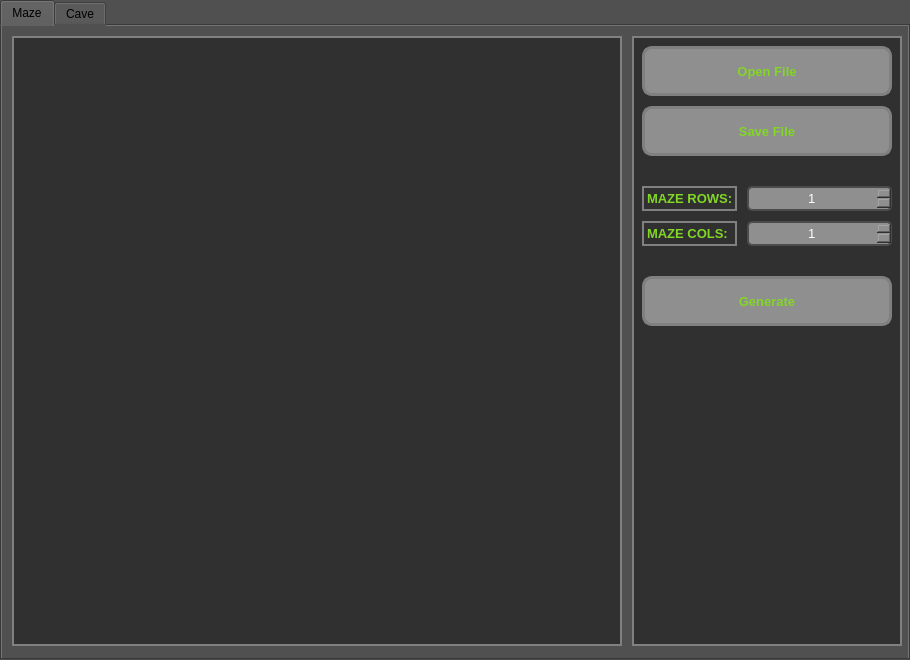
<?xml version="1.0" encoding="UTF-8"?>
<ui version="4.0">
 <class>MazeView</class>
 <widget class="QMainWindow" name="MazeView">
  <property name="geometry">
   <rect>
    <x>0</x>
    <y>0</y>
    <width>910</width>
    <height>660</height>
   </rect>
  </property>
  <property name="windowTitle">
   <string>MazeView</string>
  </property>
  <property name="styleSheet">
   <string notr="true">QMainWindow {
	background-color: #505050;
}</string>
  </property>
  <widget class="QWidget" name="centralwidget">
   <property name="styleSheet">
    <string notr="true"/>
   </property>
   <widget class="QTabWidget" name="tabWidget">
    <property name="geometry">
     <rect>
      <x>0</x>
      <y>0</y>
      <width>910</width>
      <height>660</height>
     </rect>
    </property>
    <property name="styleSheet">
     <string notr="true">QWidget {
	background-color: #505050;
}</string>
    </property>
    <property name="currentIndex">
     <number>0</number>
    </property>
    <widget class="QWidget" name="tabMaze">
     <property name="styleSheet">
      <string notr="true">QWidget {
	background-color: #505050;
}</string>
     </property>
     <attribute name="title">
      <string>Maze</string>
     </attribute>
     <widget class="QGraphicsView" name="graphicsView">
      <property name="geometry">
       <rect>
        <x>10</x>
        <y>10</y>
        <width>610</width>
        <height>610</height>
       </rect>
      </property>
      <property name="styleSheet">
       <string notr="true">QGraphicsView {
	border: 2px solid gray;
	background-color: #303030;
}</string>
      </property>
     </widget>
     <widget class="QFrame" name="frame">
      <property name="geometry">
       <rect>
        <x>630</x>
        <y>10</y>
        <width>270</width>
        <height>610</height>
       </rect>
      </property>
      <property name="styleSheet">
       <string notr="true">QWidget {
	border: 2px solid gray;
	background-color: #303030;
}</string>
      </property>
      <property name="frameShape">
       <enum>QFrame::StyledPanel</enum>
      </property>
      <property name="frameShadow">
       <enum>QFrame::Raised</enum>
      </property>
      <widget class="QPushButton" name="btnOpenFile">
       <property name="geometry">
        <rect>
         <x>10</x>
         <y>10</y>
         <width>250</width>
         <height>50</height>
        </rect>
       </property>
       <property name="font">
        <font>
         <pointsize>10</pointsize>
         <bold>true</bold>
        </font>
       </property>
       <property name="styleSheet">
        <string notr="true">QPushButton {
	background-color: #8F8F8F;
	border-radius: 10px;
	border: 3px solid gray;
	color: #82D625;
}

QPushButton:hover {
    border: 3px solid #82D625;
}

QPushButton:pressed {
  background-color: white;
}</string>
       </property>
       <property name="text">
        <string>Open File</string>
       </property>
      </widget>
      <widget class="QPushButton" name="btnSaveFile">
       <property name="geometry">
        <rect>
         <x>10</x>
         <y>70</y>
         <width>250</width>
         <height>50</height>
        </rect>
       </property>
       <property name="font">
        <font>
         <pointsize>10</pointsize>
         <bold>true</bold>
        </font>
       </property>
       <property name="styleSheet">
        <string notr="true">QPushButton {
	background-color: #8F8F8F;
	border-radius: 10px;
	border: 3px solid gray;
	color: #82D625;
}

QPushButton:hover {
    border: 3px solid #82D625;
}

QPushButton:pressed {
  background-color: white;
}</string>
       </property>
       <property name="text">
        <string>Save File</string>
       </property>
      </widget>
      <widget class="QSpinBox" name="RowsValue">
       <property name="enabled">
        <bool>true</bool>
       </property>
       <property name="geometry">
        <rect>
         <x>115</x>
         <y>150</y>
         <width>145</width>
         <height>25</height>
        </rect>
       </property>
       <property name="sizePolicy">
        <sizepolicy hsizetype="Preferred" vsizetype="Preferred">
         <horstretch>0</horstretch>
         <verstretch>0</verstretch>
        </sizepolicy>
       </property>
       <property name="font">
        <font>
         <pointsize>10</pointsize>
        </font>
       </property>
       <property name="styleSheet">
        <string notr="true">QSpinBox {
  border: 2px solid rgb(76,76,76);
  border-radius: 5px;
  background-color: #8F8F8F;
  color: rgb(255,255,255);
}

QSpinBox::down-button  {
  subcontrol-origin: margin;
  subcontrol-position: center left;
  image: url(:/images/left_arrow.png);
  background-color: rgb(76,76,76);
  left: 2px;
  height: 22px;
  width: 12px;
}

QSpinBox::up-button  {
  subcontrol-origin: margin;
  subcontrol-position: center right;
  image: url(:/images/right_arrow.png);
  background-color: rgb(76,76,76);
  right: 2px;
  height: 22px;
  width:12px;
}</string>
       </property>
       <property name="alignment">
        <set>Qt::AlignCenter</set>
       </property>
       <property name="minimum">
        <number>1</number>
       </property>
       <property name="maximum">
        <number>50</number>
       </property>
      </widget>
      <widget class="QSpinBox" name="ColsValue">
       <property name="enabled">
        <bool>true</bool>
       </property>
       <property name="geometry">
        <rect>
         <x>115</x>
         <y>185</y>
         <width>145</width>
         <height>25</height>
        </rect>
       </property>
       <property name="sizePolicy">
        <sizepolicy hsizetype="Preferred" vsizetype="Preferred">
         <horstretch>0</horstretch>
         <verstretch>0</verstretch>
        </sizepolicy>
       </property>
       <property name="font">
        <font>
         <pointsize>10</pointsize>
        </font>
       </property>
       <property name="styleSheet">
        <string notr="true">QSpinBox {
  border: 2px solid rgb(76,76,76);
  border-radius: 5px;
  background-color: #8F8F8F;
  color: rgb(255,255,255);
}

QSpinBox::down-button  {
  subcontrol-origin: margin;
  subcontrol-position: center left;
  image: url(:/images/left_arrow.png);
  background-color: rgb(76,76,76);
  left: 2px;
  height: 22px;
  width: 12px;
}

QSpinBox::up-button  {
  subcontrol-origin: margin;
  subcontrol-position: center right;
  image: url(:/images/right_arrow.png);
  background-color: rgb(76,76,76);
  right: 2px;
  height: 22px;
  width:12px;
}</string>
       </property>
       <property name="alignment">
        <set>Qt::AlignCenter</set>
       </property>
       <property name="minimum">
        <number>1</number>
       </property>
       <property name="maximum">
        <number>50</number>
       </property>
       <property name="value">
        <number>1</number>
       </property>
      </widget>
      <widget class="QPushButton" name="btnGenerate">
       <property name="geometry">
        <rect>
         <x>10</x>
         <y>240</y>
         <width>250</width>
         <height>50</height>
        </rect>
       </property>
       <property name="font">
        <font>
         <pointsize>10</pointsize>
         <bold>true</bold>
        </font>
       </property>
       <property name="styleSheet">
        <string notr="true">QPushButton {
	background-color: #8F8F8F;
	border-radius: 10px;
	border: 3px solid gray;
	color: #82D625;
}

QPushButton:hover {
    border: 3px solid #82D625;
}

QPushButton:pressed {
  background-color: white;
}</string>
       </property>
       <property name="text">
        <string>Generate</string>
       </property>
      </widget>
      <widget class="QLabel" name="label">
       <property name="geometry">
        <rect>
         <x>10</x>
         <y>150</y>
         <width>95</width>
         <height>25</height>
        </rect>
       </property>
       <property name="font">
        <font>
         <pointsize>10</pointsize>
         <bold>true</bold>
        </font>
       </property>
       <property name="styleSheet">
        <string notr="true">QLabel {
	color: #82D625;
}</string>
       </property>
       <property name="text">
        <string>MAZE ROWS:</string>
       </property>
      </widget>
      <widget class="QLabel" name="label_2">
       <property name="geometry">
        <rect>
         <x>10</x>
         <y>185</y>
         <width>95</width>
         <height>25</height>
        </rect>
       </property>
       <property name="font">
        <font>
         <pointsize>10</pointsize>
         <bold>true</bold>
        </font>
       </property>
       <property name="styleSheet">
        <string notr="true">QLabel {
	color: #82D625;
}</string>
       </property>
       <property name="text">
        <string>MAZE COLS:</string>
       </property>
      </widget>
     </widget>
    </widget>
    <widget class="QWidget" name="tabCave">
     <property name="styleSheet">
      <string notr="true">QWidget {
	background-color: #505050;
}</string>
     </property>
     <attribute name="title">
      <string>Cave</string>
     </attribute>
    </widget>
   </widget>
  </widget>
 </widget>
 <resources/>
 <connections/>
</ui>
